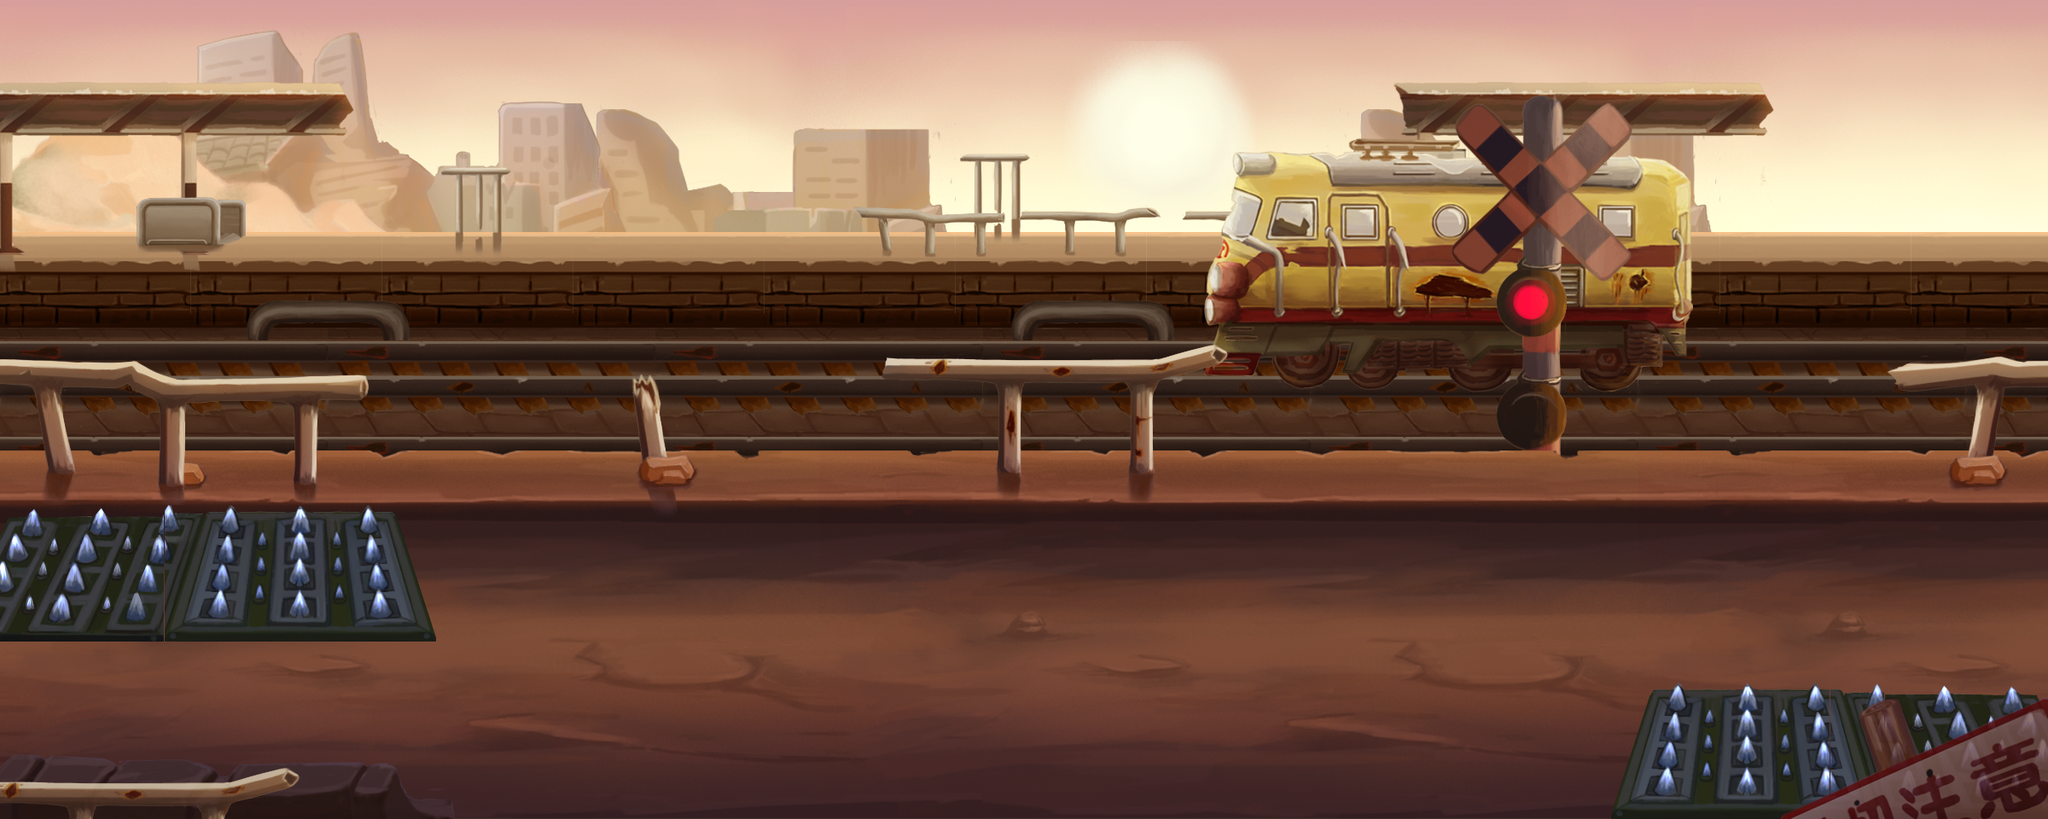

Rendered tile map (Tiled .tmx) drawn with the repository's tilesets; below, a short description and the map source with its tile grids summarised:
An orthogonal 75x60 tile map with 32x16 px tiles, 18 tile layers (far, far1, far2, far3, ...), 4 tilesets and 4 objects (born1, born2, born3, born4).

<map version="1.0" orientation="orthogonal" width="75" height="60" tilewidth="32" tileheight="16">
 <tileset firstgid="1" name="jin" tilewidth="32" tileheight="16">
  <image source="../../img/map/huochezhan/jin.png" width="1630" height="1342" />
 </tileset>
 <tileset firstgid="4151" name="yuan" tilewidth="32" tileheight="16">
  <image source="../../img/map/huochezhan/yuan.png" width="1823" height="1463" />
 </tileset>
 <tileset firstgid="9247" name="meta1" tilewidth="32" tileheight="16">
  <image source="../../img/map/public/meta1.png" width="320" height="16" />
  <tile id="0">
   <properties>
    <property name="block" value="" />
   </properties>
  </tile>
 </tileset>
 <tileset firstgid="9257" name="zhangai" tilewidth="32" tileheight="16">
  <image source="../../img/map/zhangai/zhangai.png" width="1025" height="1086" />
 </tileset>
 <layer name="far" width="75" height="60">
  <properties>
   <property name="XSpeed" value="0.5" />
   <property name="YSpeed" value="0.9" />
   <property name="ZOrder" value="-1" />
  </properties>
  <data>[4500 cells, 1725 non-empty, 713 distinct tile ids]</data>
 </layer>
 <layer name="far1" width="75" height="60">
  <properties>
   <property name="XSpeed" value="0.5" />
   <property name="YSpeed" value="0.9" />
   <property name="ZOrder" value="-1" />
  </properties>
  <data>[4500 cells, 476 non-empty, 294 distinct tile ids]</data>
 </layer>
 <layer name="far2" width="75" height="60">
  <properties>
   <property name="XSpeed" value="0.5" />
   <property name="YSpeed" value="0.9" />
   <property name="ZOrder" value="-1" />
  </properties>
  <data>[4500 cells, 361 non-empty, 361 distinct tile ids]</data>
 </layer>
 <layer name="far3" width="75" height="60">
  <properties>
   <property name="XSpeed" value="0.5" />
   <property name="YSpeed" value="0.9" />
   <property name="ZOrder" value="-1" />
  </properties>
  <data>[4500 cells, 289 non-empty, 289 distinct tile ids]</data>
 </layer>
 <layer name="far4" width="75" height="60">
  <properties>
   <property name="XSpeed" value="0.5" />
   <property name="YSpeed" value="0.9" />
   <property name="ZOrder" value="-1" />
  </properties>
  <data>[4500 cells, 525 non-empty, 49 distinct tile ids]</data>
 </layer>
 <layer name="far5" width="75" height="60">
  <properties>
   <property name="XSpeed" value="0.5" />
   <property name="YSpeed" value="0.9" />
   <property name="ZOrder" value="-1" />
  </properties>
  <data>[4500 cells, 461 non-empty, 237 distinct tile ids]</data>
 </layer>
 <layer name="far6" width="75" height="60">
  <properties>
   <property name="XSpeed" value="0.5" />
   <property name="YSpeed" value="0.9" />
   <property name="ZOrder" value="-1" />
  </properties>
  <data>[4500 cells, 104 non-empty, 80 distinct tile ids]</data>
 </layer>
 <layer name="far7" width="75" height="60">
  <properties>
   <property name="XSpeed" value="0.5" />
   <property name="YSpeed" value="0.9" />
   <property name="ZOrder" value="-1" />
  </properties>
  <data>[4500 cells, 750 non-empty, 120 distinct tile ids]</data>
 </layer>
 <layer name="far8" width="75" height="60">
  <properties>
   <property name="XSpeed" value="0.5" />
   <property name="YSpeed" value="0.9" />
   <property name="ZOrder" value="-1" />
  </properties>
  <data>[4500 cells, 936 non-empty, 90 distinct tile ids]</data>
 </layer>
 <layer name="far9" width="75" height="60">
  <properties>
   <property name="XSpeed" value="0.5" />
   <property name="YSpeed" value="0.9" />
   <property name="ZOrder" value="-1" />
  </properties>
  <data>[4500 cells, 342 non-empty, 342 distinct tile ids]</data>
 </layer>
 <layer name="far10" width="75" height="60">
  <properties>
   <property name="XSpeed" value="0.5" />
   <property name="YSpeed" value="0.9" />
   <property name="ZOrder" value="-1" />
  </properties>
  <data>[4500 cells, 273 non-empty, 273 distinct tile ids]</data>
 </layer>
 <layer name="ground" width="75" height="60">
  <properties>
   <property name="XSpeed" value="1" />
   <property name="YSpeed" value="1" />
   <property name="ZOrder" value="0" />
  </properties>
  <data>[4500 cells, 2025 non-empty, 810 distinct tile ids]</data>
 </layer>
 <layer name="ground1" width="75" height="60">
  <properties>
   <property name="XSpeed" value="1" />
   <property name="YSpeed" value="1" />
   <property name="ZOrder" value="0" />
  </properties>
  <data>[4500 cells, 403 non-empty, 403 distinct tile ids]</data>
 </layer>
 <layer name="ground2" width="75" height="60">
  <properties>
   <property name="XSpeed" value="1" />
   <property name="YSpeed" value="1" />
   <property name="ZOrder" value="0" />
  </properties>
  <data>[4500 cells, 18 non-empty, 9 distinct tile ids]</data>
 </layer>
 <layer name="ground_dc_3" width="75" height="60">
  <properties>
   <property name="XSpeed" value="1" />
   <property name="YSpeed" value="1" />
   <property name="ZOrder" value="0" />
   <property name="id" value="8" />
  </properties>
  <data>[4500 cells, 320 non-empty, 260 distinct tile ids]</data>
 </layer>
 <layer name="near" width="75" height="60" opacity="0.82">
  <properties>
   <property name="XSpeed" value="1" />
   <property name="YSpeed" value="1" />
   <property name="ZOrder" value="1" />
  </properties>
  <data>[4500 cells, 85 non-empty, 85 distinct tile ids]</data>
 </layer>
 <layer name="near1" width="75" height="60" opacity="0.82">
  <properties>
   <property name="XSpeed" value="1" />
   <property name="YSpeed" value="1" />
   <property name="ZOrder" value="1" />
  </properties>
  <data>[4500 cells, 143 non-empty, 143 distinct tile ids]</data>
 </layer>
 <layer name="block" width="75" height="60" opacity="0">
  <data>[4500 cells, 2775 non-empty, 1 distinct tile ids]</data>
 </layer>
 <objectgroup name="born" width="0" height="0">
  <object name="born1" x="868" y="650" width="36" height="34" />
  <object name="born2" x="586" y="806" width="30" height="36" />
  <object name="born3" x="1264" y="652" width="36" height="30" />
  <object name="born4" x="1568" y="808" width="38" height="42" />
 </objectgroup>
</map>
